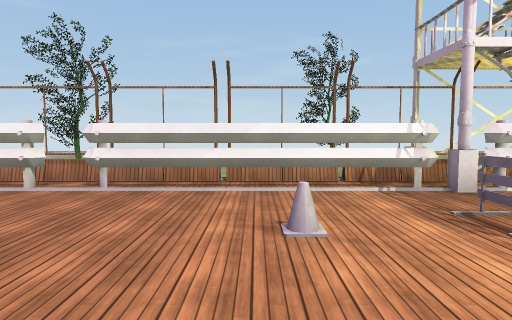
view 1 (above)

17 first-person views from a walk through a 3-D level made in the Unity game engine. The camera is 1.4 m above the floor, tilts 4° down and sees 75° across. The floor is counted in squares, 2 m on a side. Each view is taken from the middle of a square. On the plan, view 1 faces up. The plan holds only what a view shows up to about 10 squares ahead; the rest is blank. The place goes on beyond the plan. Some animated figures are left out. Some surface patterns are stand-ins.

view 2
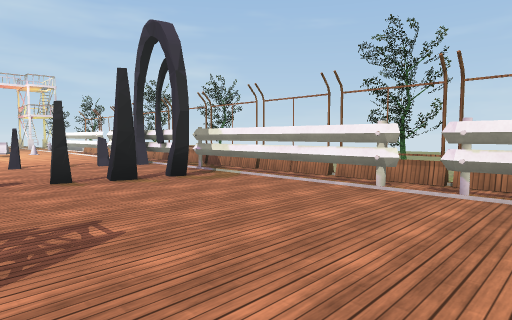

view 3
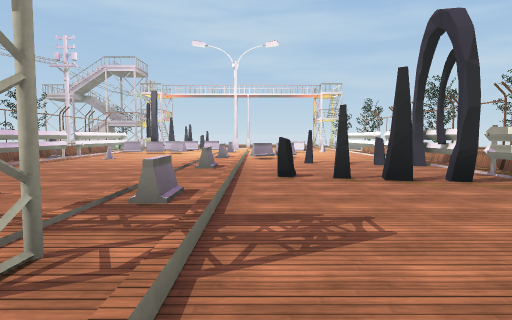

view 4
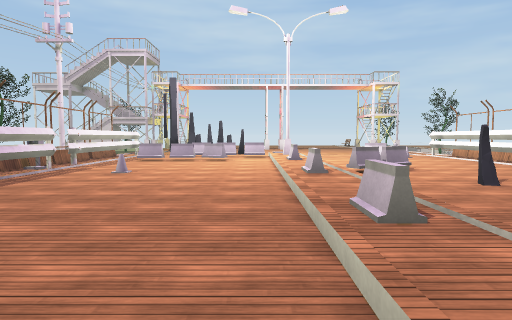

view 5
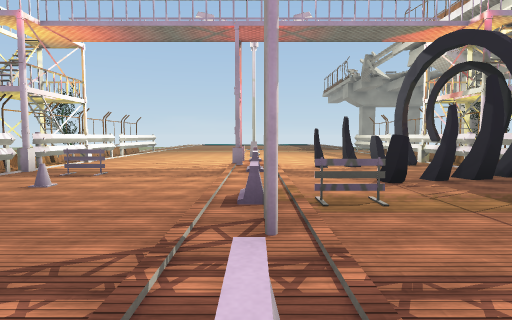

view 6
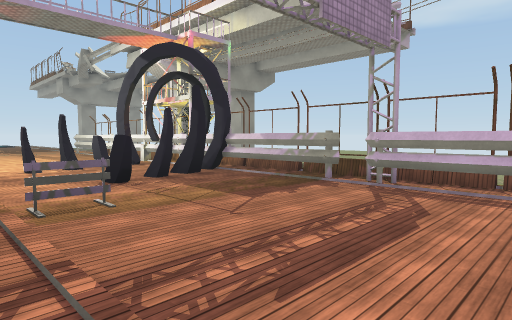

view 7
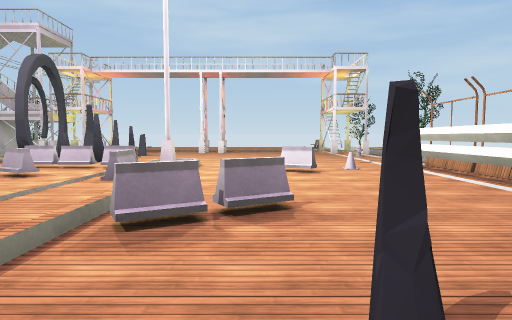

view 8
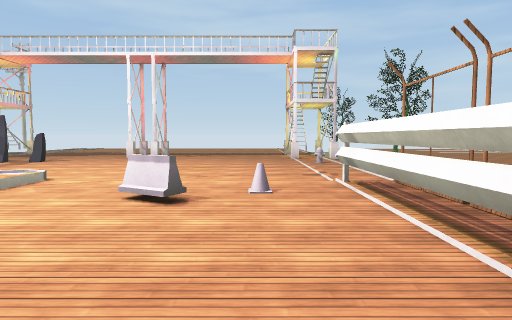

view 9
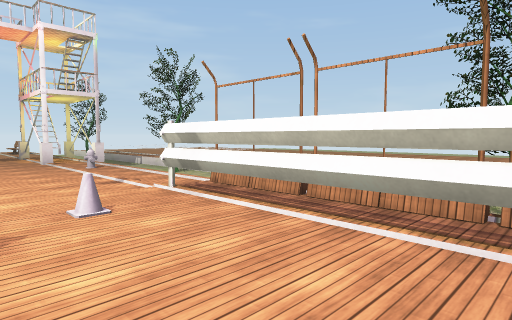

view 10
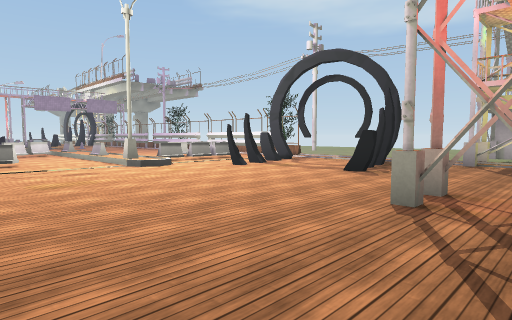

view 11
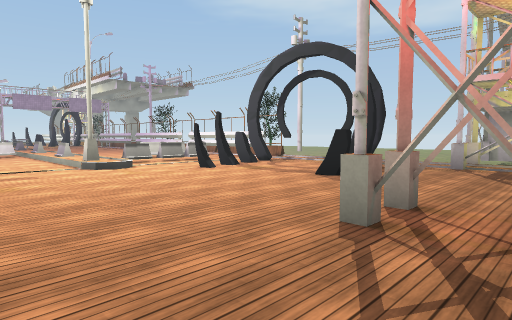

view 12
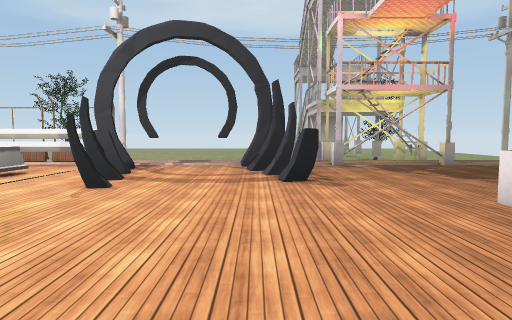

view 13
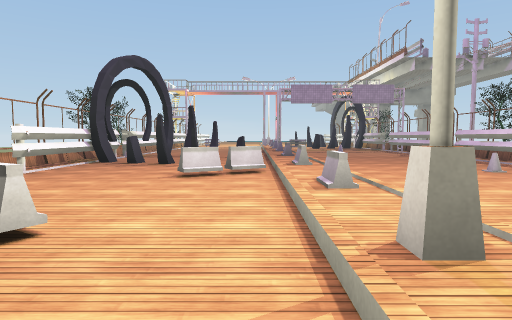

view 14
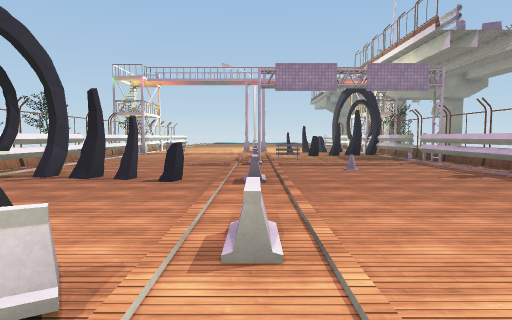

view 15
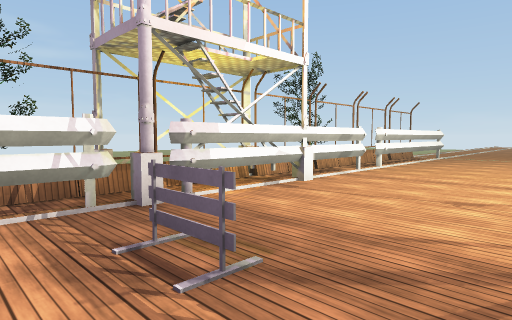

view 16
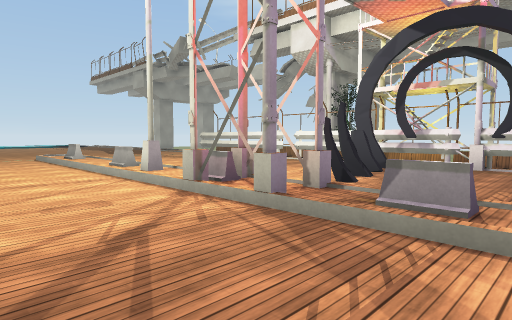

view 17
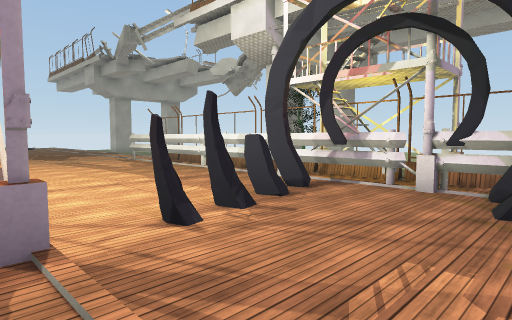

### Floor plan
Key: @ floor where view 1 was taken; # wall or solid block; x gap in a wall; . main floor; : floor 0.25 m higher than the main floor; - floor 0.5 m lower than the main floor; / step, stairs or slope; = window, fence, low wall or low ledge; T tree; F fence; B block; C cone; P phone; O other object.
Columns run from 25 left of view 1 to 10 right of it. Each row starts with its distance up from view 1.
  7    -T
  6   #-T
  5  ...O...FFFFFFFFFFFFFFFFFFFFFFFFFFFF
  4 ###.....############################
  3 .........C......#..#.......B........
  2 .........B.....#..##.....C..........
  1 .............B......................
  0  ............B...........@..........
 -1 ##...../:#:B::B::B:::B::B::B::B=:B::
 -2 ........B...............B........
 -3 ...#..#.B.B.........O...............
 -4 .......#B.B.........................
 -5 ....#..#..B..C............#.........
 -6 #.#.#x..##########.####.####.####.##
 -7 #... ...FFFFFPFFFF FFFFFFFFFFFFFFF
 -8 # #
 -9   x
-10   #

Positions as (right, up) in squares from view 1, and headings:
1: (0, 0), facing up
2: (-1, 0), facing up-left
3: (-1, 0), facing left
4: (-5, -2), facing left
5: (-5, -1), facing right
6: (-5, -1), facing down-right
7: (-9, 1), facing left
8: (-12, 3), facing left
9: (-13, 2), facing up-left
10: (-25, 3), facing down-right
11: (-25, 2), facing down-right
12: (-21, 2), facing down
13: (-18, 0), facing right
14: (-13, -1), facing right
15: (1, 1), facing up-right
16: (1, 2), facing down-right
17: (1, -1), facing down-right
